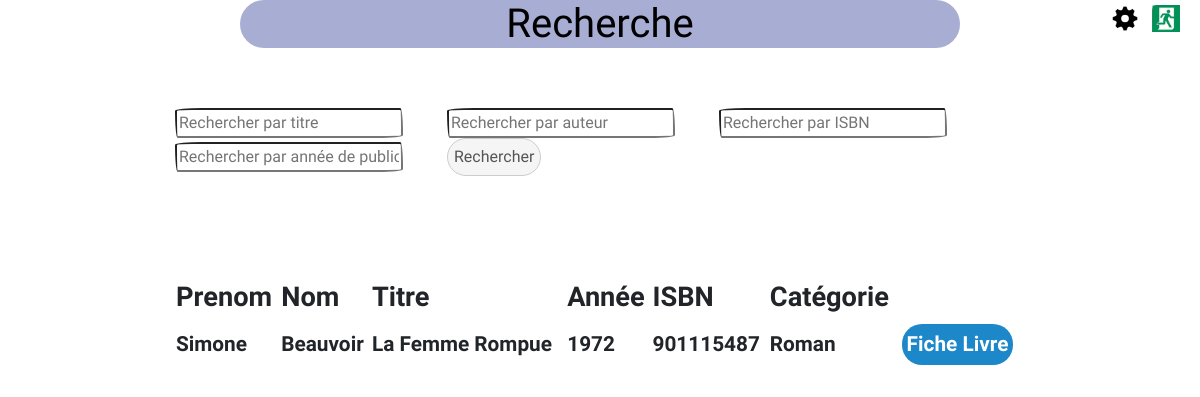
/recherche.php?Recherche_Titre=La Femme Rompue, run on the app's committed database.
### tables this page shows
CREATE TABLE IF NOT EXISTS `livre` (
  `Id_Livre` smallint(5) UNSIGNED NOT NULL AUTO_INCREMENT,
  `Titre` varchar(40) DEFAULT NULL,
  `Synopsis` varchar(600) DEFAULT NULL,
  `Nombre_Pages` smallint(5) UNSIGNED DEFAULT NULL,
  `ISBN` bigint(5) UNSIGNED DEFAULT NULL,
  `Annee_Publication` int(5) DEFAULT NULL,
  `Validation_Livre` varchar(50) DEFAULT NULL,
  `Id_Editeur` smallint(5) UNSIGNED DEFAULT NULL,
  `Id_Langue` smallint(5) UNSIGNED DEFAULT NULL,
  PRIMARY KEY (`Id_Livre`),
  KEY `FK_Livre_Id_Editeur` (`Id_Editeur`),
  KEY `FK_Livre_Id_Langue` (`Id_Langue`)
);

CREATE TABLE IF NOT EXISTS `auteur` (
  `Id_Auteur` smallint(5) UNSIGNED NOT NULL AUTO_INCREMENT,
  `Nom_Auteur` varchar(25) DEFAULT NULL,
  `Prenom_Auteur` varchar(25) DEFAULT NULL,
  PRIMARY KEY (`Id_Auteur`)
);

CREATE TABLE IF NOT EXISTS `categories` (
  `Id_Categorie` smallint(5) UNSIGNED NOT NULL AUTO_INCREMENT,
  `Nom_Categorie` varchar(25) DEFAULT NULL,
  PRIMARY KEY (`Id_Categorie`)
);

### includes.php (called while the page is built)
<?php
include_once 'connexionBD.php';
$DB = new connexionDB();
?>

### connexionBD.php (called while the page is built, shortened)
<?php
class connexionDB {
	private $host ='localhost';
	private $name ='mediatheque';
	private $user ='root';
	private $pass ='';
	private $connexion;
	function __construct($host=null,$name=null,$user=null,$pass=null){
		try{
			$this->connexion = new PDO('mysql:host='.$this->host.';dbname='.$this->name,
				$this->user,$this->pass,array(
				PDO::MYSQL_ATTR_INIT_COMMAND => 'SET NAMES UTF8',
				PDO::ATTR_ERRMODE => PDO::ERRMODE_WARNING
			));
		}catch (PDOException $e){
			echo 'Erreur : Impossible de se connecter à la BDD !';die();
		}
		}
	public function query($sql , $data=array()){
 			$req = $this->connexion->prepare($sql);
 			$req->execute($data);
 			return $req;
		}
}
?>

### recherche.php (the view, shortened to what this page needs)
<?php
include_once('includes.php');
if (isset($_GET["Recherche_Titre"]) and !empty($_GET["Recherche_Titre"])) {
    $rechercheTitre = htmlspecialchars(trim($_GET["Recherche_Titre"]));
}
if (isset($rechercheTitre) and !empty($rechercheTitre)) {
    $req = $DB->query(
        'SELECT Prenom_Auteur,Nom_Auteur,Titre,Annee_publication,Nom_Categorie,livre.Id_Livre,Synopsis,ISBN FROM livre
    INNER JOIN ecrit_par ON livre.Id_Livre = ecrit_par.Id_Livre
    INNER JOIN auteur ON auteur.Id_Auteur = ecrit_par.Id_Auteur
    INNER JOIN trie_par ON trie_par.Id_Livre = livre.Id_Livre
    INNER JOIN categories ON categories.Id_Categorie = trie_par.Id_Categorie
    WHERE Titre = :Titre',
        array('Titre' => $rechercheTitre)
    );
}
?>
<!DOCTYPE html>
<html>
<head>
    <link rel="stylesheet" type="text/css" href="./style-CSS.css">
    <link rel="stylesheet" type="text/css" href="https://bootswatch.com/4/sketchy/bootstrap.min.css">
</head>
<body>
    <div class="formTab">
        <h1 class="index-h1">Recherche</h1>
        <form class='form' method="GET" action="recherche.php">
            <input class="boutonRecherche" type="text" name="Recherche_Titre" placeholder="Rechercher par titre">
            <input class="boutonRecherche" type="text" name="Recherche_Auteur" placeholder="Rechercher par auteur">
            <input class="boutonRecherche" type="text" name="Recherche_Isbn" placeholder="Rechercher par ISBN">
            <input class="boutonRecherche" type="text" name="Recherche_Annee" placeholder="Rechercher par année de publication">
            <button class="bouton">Rechercher</button>
        </form>
        <table class='tab'>
            <tr>
                <th class="tailleEcritureTitreTableau">Prenom</th>
                <th class="tailleEcritureTitreTableau">Nom</th>
                <th class="tailleEcritureTitreTableau">Titre</th>
                <th class="tailleEcritureTitreTableau">Année</th>
                <th class="tailleEcritureTitreTableau">ISBN</th>
                <th class="tailleEcritureTitreTableau">Catégorie</th>
            </tr>
            <?php foreach ($req as $r) { ?>
                <tr>
                    <td class="tailleEcriture"> <?= $r["Prenom_Auteur"] ?> </td>
                    <td class="tailleEcriture"> <?= $r["Nom_Auteur"] ?> </td>
                    <td class="tailleEcriture"><?= $r["Titre"] ?></td>
                    <td class="tailleEcriture"><?= $r["Annee_publication"] ?></td>
                    <td class="tailleEcriture"> <?= $r["ISBN"] ?> </td>
                    <td class="tailleEcriture"> <?= $r["Nom_Categorie"] ?> </td>
                    <td  class="tailleEcriture"><a id="ficheLivre" href="ficheLivre.php?id=<?= $r['Id_Livre'] ?>">Fiche Livre</a></td>
                </tr>
            <?php } ?>
        </table>
    </div>
    <br />
    <button id="deconnexion_bouton" class="bouton_Deco" name="deconnexion" onclick="document.location.href='deconnexion.php'"><img src=image/deco.png height="25" weight="25"></button>
    <button id="modifInfos_bouton" class="bouton_Modif" name="modifierInfosPerso" onclick="document.location.href='formulaireModifInfo.php'"><img src=image/gear.png height="25" weight="25"></button>
</body>
</html>

### style-CSS.css (style rules this page uses)
.index-h1 { text-align: center; color: #000000; border-style: solid #080808; background-color: #a8add4; margin: 0% 20% 5% 20%; border-radius:35px 35px; }
.bouton { text-align: center; border-radius:35px 35px; background: #f5f5f5; border:black; color:#555; font:bold 12px; padding:6px 6px; border:1px solid #ccc; }
.bouton_Modif { display: block; right: 10px; top: 0; position: absolute ; margin-right: 40px; margin-top: 5px; text-align: center; font:bold 12px; border-radius:35px 35px; background: #f5f5f5; border:white; padding:1px 1px; background: url(image/gear.png); }
.bouton_Deco { display: block; right: 10px; top: 0; position: absolute ; margin-right: 10px; margin-top: 5px; text-align: center; font:bold 12px; background: #f5f5f5; border:white; padding:1px 1px; background: url(image/deco.png); }
.form { margin-left: auto; margin-right: auto; width: 850px; padding-bottom: 100px; }
.tab { margin-left: auto; margin-right: auto; width: 850px; }
.boutonRecherche { margin-right: 40px; }
.tailleEcriture { font-size: 1.3em; }
.tailleEcritureTitreTableau { font-size: 1.7em; font-style: bold; }
#ficheLivre { background-color: #1c87c9; border: none; color: white; padding: 5px 5px; text-align: center; text-decoration: none; display: inline-block; margin: 4px 2px; cursor: pointer; border-radius: 20px; }

### data on the page
livre: auteur.Prenom_Auteur "Simone", auteur.Nom_Auteur "Beauvoir", Titre "La Femme Rompue", Annee_Publication "1972", ISBN "901115487", categories.Nom_Categorie "Roman"
